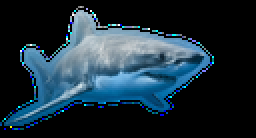
#> input picture HW5/HW5_Solution/Q1/1.source.png, 128 x 69 px, shrunk from 480 x 260 before the run (shown 2 times larger)
$ python q1.py
#> lines starting #> are read from the running program, lines starting #| are printed output that depends on the picture
import cv2 as cv
import numpy as np
from scipy.sparse import linalg, csc_matrix


def build_indexes(alpha_c):
    ys, xs = np.where(alpha_c > 0)
    points = np.array([ys, xs])
    indexes = np.ones((h, w), dtype=int) * -1
    _, n = points.shape
    for i in range(n):
        indexes[points[0, [i]], points[1, i]] = i
    return indexes, points


def build_sparse_matrix(indexes, points, alpha_c):
    _, n = points.shape
    matrix = np.zeros((n, n), dtype=int)
    for i in range(n):
        y, x = points[0, i], points[1, i]
        if alpha_c[y, x] == 255:
            matrix[i, i] = 4
            matrix[i, indexes[y - 1, x]] = -1
            matrix[i, indexes[y + 1, x]] = -1
            matrix[i, indexes[y, x - 1]] = -1
            matrix[i, indexes[y, x + 1]] = -1
        else:
            matrix[i, i] = 1
    return matrix


def solve_equation(matrix, points, alpha_c, gradiant, src):
    _, n = points.shape
    gradiant[alpha_c < 255] = src[alpha_c < 255]
    b = np.zeros(n, dtype=int)
    for i in range(n):
        y, x = points[0, i], points[1, i]
        b[i] = gradiant[y, x]
    answer = linalg.spsolve(matrix, b)
    answer[answer > 255] = 255
    answer[answer < 0] = 0
    for i in range(n):
        y, x = points[0, i], points[1, i]
        src[y, x] = answer[i]


if __name__ == '__main__':
    shark = cv.imread('1.source.png', cv.IMREAD_UNCHANGED).astype(float)
    dest_x, dest_y = 20, 80
    h, w, _ = shark.shape
#> h = 69; w = 128
    diver = cv.imread("2.target.jpg").astype(float)
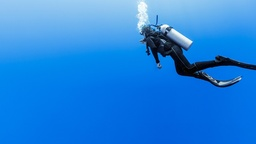
#> input picture HW5/HW5_Solution/Q1/2.target.jpg, 256 x 144 px, shrunk from 961 x 540 before the run
    diver_window = diver[dest_y:dest_y + h, dest_x:dest_x + w, :]
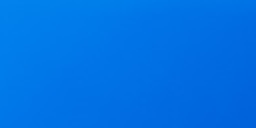
#> diver_window: shape (64, 128, 3) float64 (shown 2 times larger); mean B, G, R 228.8, 113.9, 0.5
    a = shark[:, :, 3]
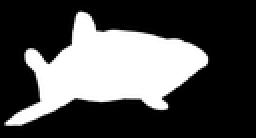
#> a: shape (69, 128) float64 (shown 2 times larger); min 0, max 255, mean 79
    shark = shark[:, :, :3]
#> shark: shape (69, 128, 3) float64
    gradiant_kernel = np.array([[0, -1, 0], [-1, 4, -1], [0, -1, 0]])
    inx, pts = build_indexes(a)
#> in build_indexes, `ys, xs = np.where(alpha_c > 0)`: ys = 3204 values from 3 to 65; xs = 3204 values, max 106 at index 1108, min 0 at index 3163, mean 53.92
#> after the loop in build_indexes, `for i in range(n):`:
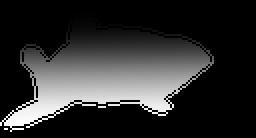
#> indexes: shape (69, 128) int64 (shown 2 times larger); min -1, max 3203, mean 580.3; drawn with min black and max white
    mat = csc_matrix(build_sparse_matrix(inx, pts, a))
#> the loop in build_sparse_matrix, `for i in range(n):` made 3204 passes
#> (y, x) on passes 1 to 3: (3, 39), (3, 40), (3, 41)
#> after the loop in build_sparse_matrix, `for i in range(n):`:
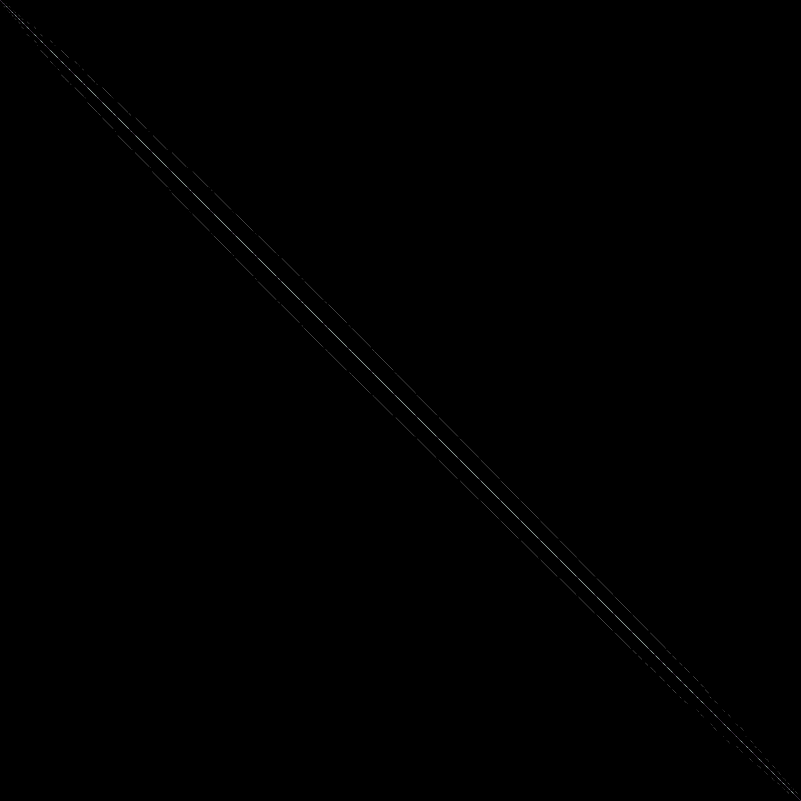
#> matrix: shape (3204, 3204) int64 (shown at 1/4 size); 4 distinct labels, from -1 to 4; one colour per label, 0 black, -1 white
    shark_gradiant = cv.filter2D(shark, -1, gradiant_kernel)
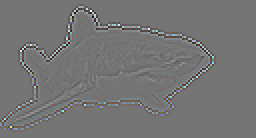
#> shark_gradiant: shape (69, 128, 3) float64 (shown 2 times larger); mean B, G, R 0, 0, 0; drawn with min black and max white
    for ii in range(3):
#> (the run stopped early here; a loop or call above may not have finished)
